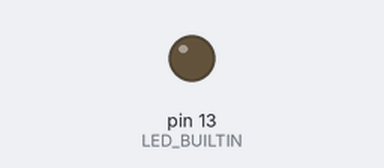
This sketch was run on a simulated Arduino Uno, built with avr-gcc and run on an emulated ATmega328P. Shown: output pins drawn as LEDs (lit = HIGH).

Above: at 0.35 s.
At 3.2 s:
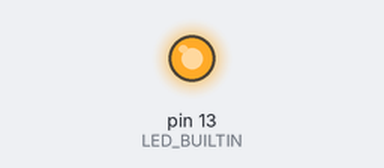
Timing chart, 0 to 5.5 s (numbered marks = the images above):
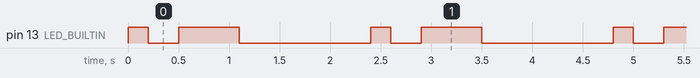

Measured:
- by itself, pin 13 (LED_BUILTIN): repeats every 2.4 s: LOW 0.30 s, HIGH 0.60 s, LOW 1.3 s, HIGH 0.20 s
- by itself, everything shown: repeats every 2.4 s, in 4 steps

The sketch:

secret_signal.ino
```cpp
// Curriculum manuscript. Target: Arduino Uno R3, 5 V logic only.
// NOT Arduino-core-compiled, uploaded or physically bench-tested.
// Disconnect USB before wiring. Follow the matching lesson connection table.
const bool SOUND_ENABLED=false; // Adult verifies quiet passive piezo before true.
const byte PIEZO=8;
void signalEvent(unsigned long duration){
  digitalWrite(LED_BUILTIN,HIGH);
  if(SOUND_ENABLED) tone(PIEZO,440);
  delay(duration);
  if(SOUND_ENABLED) noTone(PIEZO);
  digitalWrite(LED_BUILTIN,LOW);delay(300);
}
void setup(){pinMode(LED_BUILTIN,OUTPUT);}
void loop(){
  signalEvent(200);signalEvent(600);delay(1000);
  if(SOUND_ENABLED){
    tone(PIEZO,440,200);delay(500);
    tone(PIEZO,880,200);delay(1000);
  }
}
```
